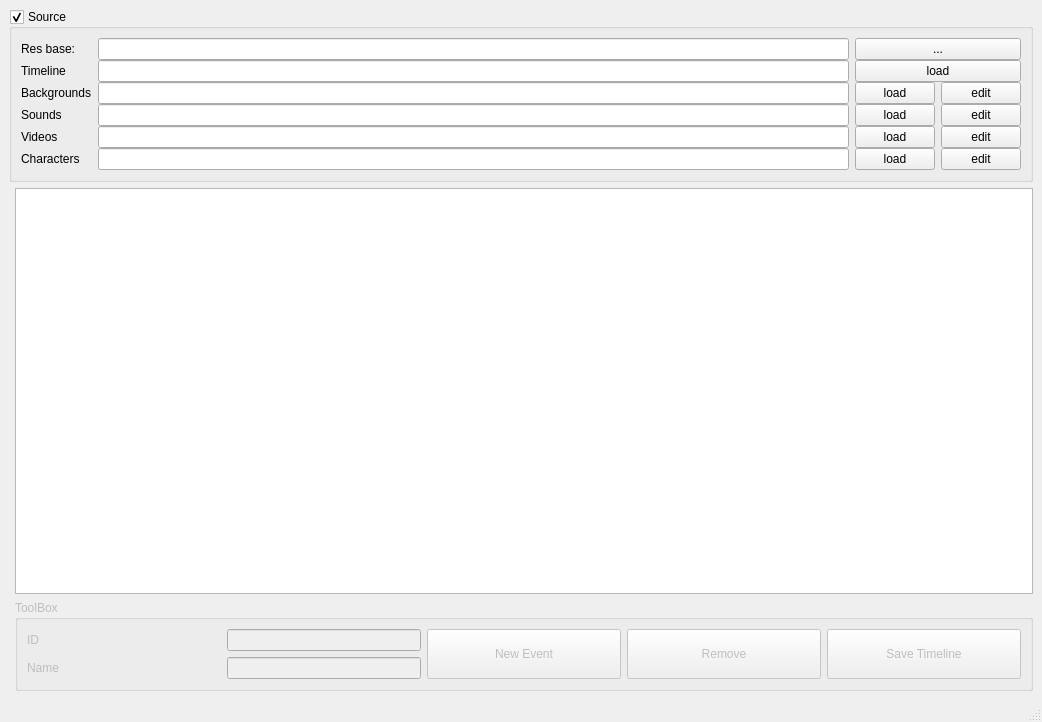
<?xml version="1.0" encoding="UTF-8"?>
<ui version="4.0">
 <class>MainWindow</class>
 <widget class="QMainWindow" name="MainWindow">
  <property name="geometry">
   <rect>
    <x>0</x>
    <y>0</y>
    <width>1042</width>
    <height>722</height>
   </rect>
  </property>
  <property name="windowTitle">
   <string>MainWindow</string>
  </property>
  <widget class="QWidget" name="centralwidget">
   <layout class="QGridLayout" name="gridLayout">
    <item row="0" column="0" colspan="2">
     <widget class="QGroupBox" name="groupBox">
      <property name="minimumSize">
       <size>
        <width>0</width>
        <height>100</height>
       </size>
      </property>
      <property name="title">
       <string>Source</string>
      </property>
      <property name="checkable">
       <bool>true</bool>
      </property>
      <layout class="QGridLayout" name="gridLayout_2">
       <property name="verticalSpacing">
        <number>0</number>
       </property>
       <item row="2" column="5">
        <widget class="QPushButton" name="backgrounds_edit">
         <property name="text">
          <string>edit</string>
         </property>
        </widget>
       </item>
       <item row="5" column="1">
        <widget class="QLabel" name="label_5">
         <property name="text">
          <string>Characters</string>
         </property>
        </widget>
       </item>
       <item row="5" column="2">
        <widget class="QLineEdit" name="characters"/>
       </item>
       <item row="4" column="5">
        <widget class="QPushButton" name="videos_edit">
         <property name="text">
          <string>edit</string>
         </property>
        </widget>
       </item>
       <item row="1" column="1">
        <widget class="QLabel" name="label">
         <property name="text">
          <string>Timeline</string>
         </property>
        </widget>
       </item>
       <item row="2" column="2">
        <widget class="QLineEdit" name="backgrounds"/>
       </item>
       <item row="5" column="5">
        <widget class="QPushButton" name="characters_edit">
         <property name="text">
          <string>edit</string>
         </property>
        </widget>
       </item>
       <item row="1" column="2">
        <widget class="QLineEdit" name="timeline"/>
       </item>
       <item row="3" column="5">
        <widget class="QPushButton" name="sounds_edit">
         <property name="text">
          <string>edit</string>
         </property>
        </widget>
       </item>
       <item row="3" column="1">
        <widget class="QLabel" name="label_3">
         <property name="text">
          <string>Sounds</string>
         </property>
        </widget>
       </item>
       <item row="3" column="2">
        <widget class="QLineEdit" name="sounds"/>
       </item>
       <item row="4" column="2">
        <widget class="QLineEdit" name="videos"/>
       </item>
       <item row="2" column="1">
        <widget class="QLabel" name="label_2">
         <property name="text">
          <string>Backgrounds</string>
         </property>
        </widget>
       </item>
       <item row="4" column="1">
        <widget class="QLabel" name="label_4">
         <property name="text">
          <string>Videos</string>
         </property>
        </widget>
       </item>
       <item row="0" column="1">
        <widget class="QLabel" name="label_7">
         <property name="text">
          <string>Res base:</string>
         </property>
        </widget>
       </item>
       <item row="0" column="2">
        <widget class="QLineEdit" name="res_base"/>
       </item>
       <item row="0" column="3" colspan="3">
        <widget class="QPushButton" name="res_button">
         <property name="text">
          <string>...</string>
         </property>
        </widget>
       </item>
       <item row="1" column="3" colspan="3">
        <widget class="QPushButton" name="timeline_load">
         <property name="text">
          <string>load</string>
         </property>
        </widget>
       </item>
       <item row="2" column="3" colspan="2">
        <widget class="QPushButton" name="backgrounds_load">
         <property name="text">
          <string>load</string>
         </property>
        </widget>
       </item>
       <item row="3" column="3" colspan="2">
        <widget class="QPushButton" name="sounds_load">
         <property name="text">
          <string>load</string>
         </property>
        </widget>
       </item>
       <item row="4" column="3" colspan="2">
        <widget class="QPushButton" name="videos_load">
         <property name="text">
          <string>load</string>
         </property>
        </widget>
       </item>
       <item row="5" column="3" colspan="2">
        <widget class="QPushButton" name="characters_load">
         <property name="text">
          <string>load</string>
         </property>
        </widget>
       </item>
      </layout>
     </widget>
    </item>
    <item row="1" column="1">
     <widget class="QListWidget" name="timeline_events">
      <property name="styleSheet">
       <string notr="true">
QListWidget::item { 
height: 100px; 
margin: 10px;
}

QListWidget::item:selected
{
    background: rgba(75, 240, 37, 67);
}</string>
      </property>
      <property name="dragEnabled">
       <bool>true</bool>
      </property>
      <property name="dragDropMode">
       <enum>QAbstractItemView::InternalMove</enum>
      </property>
      <property name="resizeMode">
       <enum>QListView::Adjust</enum>
      </property>
      <property name="spacing">
       <number>0</number>
      </property>
     </widget>
    </item>
    <item row="2" column="1">
     <widget class="QGroupBox" name="groupbox">
      <property name="enabled">
       <bool>false</bool>
      </property>
      <property name="minimumSize">
       <size>
        <width>200</width>
        <height>0</height>
       </size>
      </property>
      <property name="title">
       <string>ToolBox</string>
      </property>
      <layout class="QGridLayout" name="gridLayout_3">
       <item row="1" column="0">
        <widget class="QLabel" name="label_9">
         <property name="text">
          <string>Name</string>
         </property>
        </widget>
       </item>
       <item row="0" column="0">
        <widget class="QLabel" name="label_8">
         <property name="text">
          <string>ID</string>
         </property>
        </widget>
       </item>
       <item row="0" column="1">
        <widget class="QLineEdit" name="timeline_id">
         <property name="sizePolicy">
          <sizepolicy hsizetype="Minimum" vsizetype="Fixed">
           <horstretch>0</horstretch>
           <verstretch>0</verstretch>
          </sizepolicy>
         </property>
        </widget>
       </item>
       <item row="1" column="1">
        <widget class="QLineEdit" name="timeline_name">
         <property name="sizePolicy">
          <sizepolicy hsizetype="Minimum" vsizetype="Fixed">
           <horstretch>0</horstretch>
           <verstretch>0</verstretch>
          </sizepolicy>
         </property>
        </widget>
       </item>
       <item row="0" column="2" rowspan="2">
        <widget class="QPushButton" name="pushButton_16">
         <property name="sizePolicy">
          <sizepolicy hsizetype="Minimum" vsizetype="Minimum">
           <horstretch>0</horstretch>
           <verstretch>0</verstretch>
          </sizepolicy>
         </property>
         <property name="maximumSize">
          <size>
           <width>16777215</width>
           <height>60</height>
          </size>
         </property>
         <property name="text">
          <string>New Event</string>
         </property>
        </widget>
       </item>
       <item row="0" column="3" rowspan="2">
        <widget class="QPushButton" name="pushButton_19">
         <property name="sizePolicy">
          <sizepolicy hsizetype="Minimum" vsizetype="Minimum">
           <horstretch>0</horstretch>
           <verstretch>0</verstretch>
          </sizepolicy>
         </property>
         <property name="maximumSize">
          <size>
           <width>16777215</width>
           <height>60</height>
          </size>
         </property>
         <property name="text">
          <string>Remove</string>
         </property>
        </widget>
       </item>
       <item row="0" column="4" rowspan="2">
        <widget class="QPushButton" name="pushButton_20">
         <property name="sizePolicy">
          <sizepolicy hsizetype="Minimum" vsizetype="Minimum">
           <horstretch>0</horstretch>
           <verstretch>0</verstretch>
          </sizepolicy>
         </property>
         <property name="maximumSize">
          <size>
           <width>16777215</width>
           <height>16777215</height>
          </size>
         </property>
         <property name="text">
          <string>Save Timeline</string>
         </property>
        </widget>
       </item>
      </layout>
     </widget>
    </item>
   </layout>
  </widget>
  <widget class="QMenuBar" name="menubar">
   <property name="geometry">
    <rect>
     <x>0</x>
     <y>0</y>
     <width>1042</width>
     <height>43</height>
    </rect>
   </property>
  </widget>
  <widget class="QStatusBar" name="statusbar"/>
 </widget>
 <resources/>
 <connections/>
</ui>
